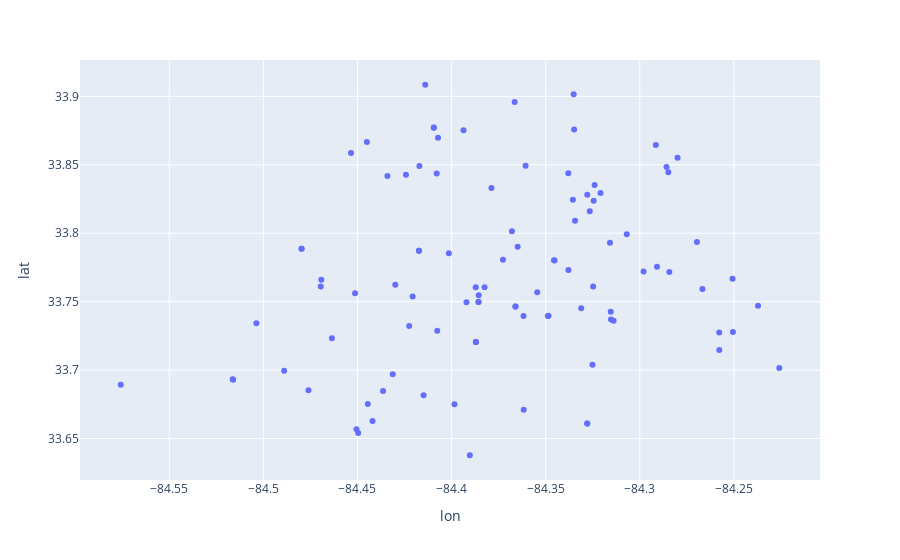

Here is the notebook cell this chart was saved with:
### Code cell
x_points = df["lon"]
y_points = df['lat']
#multiple layers

#plot the cities polygons with no fill color

fig = px.scatter(df, x= x_points, y=y_points,
                 hover_name="name", hover_data=["new rating", "zip"])   

fig.show()

### Figure 1 — Plotly figure (JSON) as saved in the notebook; plotly's stock layout.template omitted (floating-point values rounded to 4 significant figures; data arrays with more than 128 entries replaced by an {"elided": "..."} marker saying what was removed)
{"data": [{"customdata": {"elided": "99x2 mixed values"}, "hovertemplate": "<b>%{hovertext}</b><br><br>lon=%{x}<br>lat=%{y}<br>new rating=%{customdata[0]}<br>zip=%{customdata[1]}<extra></extra>", "hovertext": ["Graduation Achievement Center Charter High School", "Wellspring Living", "The Life School of Atlanta", "K12 International Academy ", "The Keystone School ", "The New School", "The New School Atlanta", "Cristo Rey Atlanta Jesuit High School", "KIPP Atlanta Collegiate", "Booker T. Washington High School", "Bright Futures Academy", "Heavenly Institute Of Learning", "Tamu S. Kanyama Prep Academy", "Laurel Heights Academy (Hospital)", "Uhs Of Laurel Heights", "Hillside Conant School", "Midtown High School", "Paideia School", "Horizons School", "The New School", "Druid Hills High School", "Aps-Forrest Hills Academey", "Early College High School At Carver", "School Of Technology At Carver", "Carver High School", "Maynard H. Jackson- Jr. High School", "Mohammed Schools Of Atlanta", "Clara Mohammed Elementary/W. D", "Light of the World of Atlanta", "Braddy Preparatory Academy", "Mcnair High School", "The Howard School", "Dar Un-Noor School", "Greater Atlanta Adventist Academy", "The B.E.S.T. Academy", "Douglass High School", "Corretta Scott King Womens' Leadership Academy", "The Howard School", "Charles Drew Charter School Ja/Sa", "Crim High School", "Heritage Preparatory School", "Midtown International School, Inc.", "Therrell High School", "Black Star Educational Institute", "Tri-Cities High School", "Pathway Christian School", "Cameron Academy", "Fulton Leadership Academy", "Cornerstone Community Services Learning Academy", "Atlanta International School", "Atlanta Classical Academy", "Academe of the Oaks", "So Much 2 Learn Home School", "Decatur High School", "Assisted Learning Centers", "South Atlanta High School", "Ben Franklin Academy", "Temima High School", "Yeshiva Ohr Yisrael Of Atlanta", "Marcus Institute School", "Margaret Harris Comprehensive School", "Rivers Academy   Atlanta", "Fusion Academy Buckhead", "Miller Preparatory Academy For", "The Community School", "Columbia High School", "Towers High School", "Montessori School At Emory", "21 Century STEM Academy", "Dekalb School Of The Arts", "North Atlanta High School", "Pace Academy", "The Westminster Schools", "Holy Innocents Episcopal School", "Lovett School", "Holy Spirit Preparatory School", "Atlanta Girls School", "Holy Spirit Prepartory School", "Westlake High School", "Mays High School", "Southwest Atlanta Christian Academy", "Southwest Atlanta Christian Academy", "ACT", "Camp Jewell House Academy", "Marist School", "Cross Keys High School", "The Piedmont School of Atlanta", "Mcclarin Alternative School", "Woodward Academy", "Bridge Academy", "Greenforest Mccalep Christian Academy", "Southwest Dekalb High School", "St Pius X Catholic High School", "Lullwater School", "Lakeside High School", "Abm Vietnamese School", "Yeshiva Atlanta High School", "The Galloway School", "North Metro Psychoeducational Program"], "legendgroup": "", "marker": {"color": "#636efa", "symbol": "circle"}, "mode": "markers", "name": "", "orientation": "v", "showlegend": false, "type": "scatter", "x": [-84.39, -84.39, -84.39, -84.39, -84.39, -84.37, -84.37, -84.38, -84.45, -84.42, -84.43, -84.42, -84.41, -84.35, -84.35, -84.36, -84.37, -84.34, -84.32, -84.35, -84.32, -84.4, -84.39, -84.39, -84.39, -84.36, -84.32, -84.31, -84.35, -84.35, -84.33, -84.42, -84.4, -84.47, -84.48, -84.47, -84.48, -84.42, -84.32, -84.33, -84.37, -84.34, -84.49, -84.46, -84.44, -84.44, -84.43, -84.48, -84.41, -84.38, -84.41, -84.28, -84.29, -84.3, -84.39, -84.36, -84.33, -84.33, -84.32, -84.33, -84.32, -84.32, -84.36, -84.26, -84.25, -84.25, -84.24, -84.27, -84.31, -84.27, -84.44, -84.42, -84.43, -84.41, -84.45, -84.41, -84.42, -84.41, -84.58, -84.5, -84.52, -84.52, -84.33, -84.33, -84.34, -84.34, -84.33, -84.45, -84.44, -84.45, -84.26, -84.23, -84.29, -84.28, -84.28, -84.29, -84.37, -84.39, -84.41], "xaxis": "x", "y": [33.76, 33.75, 33.75, 33.75, 33.75, 33.75, 33.75, 33.76, 33.76, 33.75, 33.76, 33.73, 33.73, 33.78, 33.78, 33.79, 33.78, 33.77, 33.76, 33.76, 33.79, 33.68, 33.72, 33.72, 33.72, 33.74, 33.74, 33.74, 33.74, 33.74, 33.7, 33.79, 33.79, 33.77, 33.79, 33.76, 33.79, 33.79, 33.74, 33.75, 33.8, 33.82, 33.7, 33.72, 33.68, 33.68, 33.7, 33.69, 33.68, 33.83, 33.84, 33.77, 33.78, 33.77, 33.64, 33.67, 33.83, 33.82, 33.82, 33.81, 33.83, 33.84, 33.85, 33.73, 33.77, 33.73, 33.75, 33.79, 33.8, 33.76, 33.87, 33.85, 33.84, 33.91, 33.86, 33.88, 33.84, 33.88, 33.69, 33.73, 33.69, 33.69, 33.66, 33.66, 33.9, 33.84, 33.88, 33.66, 33.66, 33.65, 33.71, 33.7, 33.86, 33.86, 33.84, 33.85, 33.9, 33.88, 33.87], "yaxis": "y"}], "layout": {"legend": {"tracegroupgap": 0}, "margin": {"t": 60}, "xaxis": {"anchor": "y", "domain": [0, 1], "title": {"text": "lon"}}, "yaxis": {"anchor": "x", "domain": [0, 1], "title": {"text": "lat"}}}}
